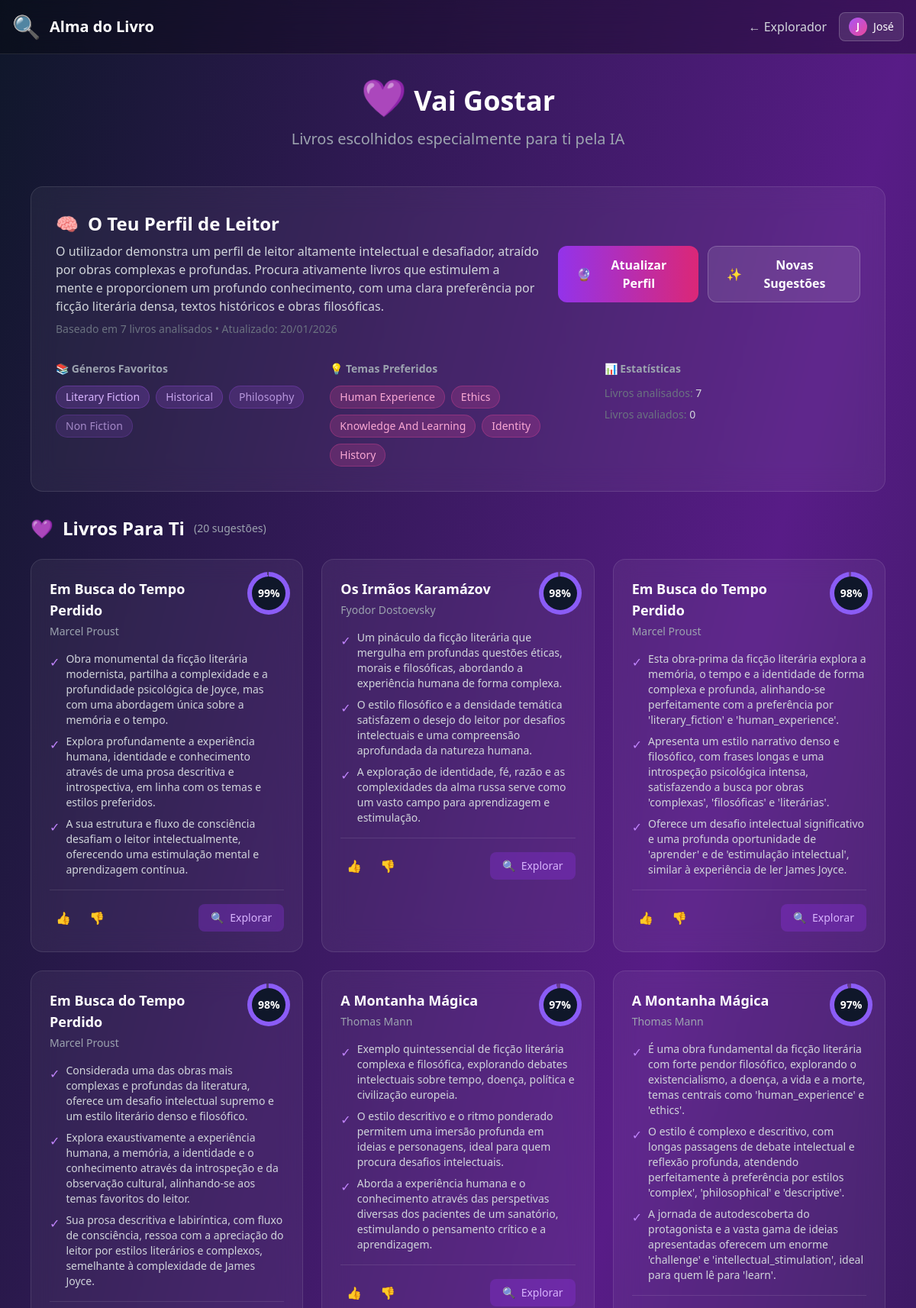
/vai-gostar (signed in, upper part), run on the app's committed database.
### models/book.py (models this page shows, shortened)
class User(UserMixin, db.Model):
    __tablename__ = 'users'
    id = db.Column(db.Integer, primary_key=True, autoincrement=True)
    email = db.Column(db.String(150), unique=True, nullable=False)
    password_hash = db.Column(db.String(256), nullable=False)
    name = db.Column(db.String(150), nullable=False)
    created_at = db.Column(db.DateTime, default=datetime.utcnow)
    last_login = db.Column(db.DateTime, nullable=True)
    is_active = db.Column(db.Boolean, default=True)
    is_verified = db.Column(db.Boolean, default=False)
    is_admin = db.Column(db.Boolean, default=False)
    plan = db.Column(db.String(20), default='free')  # free, pro, premium
    usage_count = db.Column(db.Integer, default=0)  # Monthly usage counter
    usage_reset_date = db.Column(db.DateTime, nullable=True)
    stripe_customer_id = db.Column(db.String(100), nullable=True)
    stripe_subscription_id = db.Column(db.String(100), nullable=True)
    subscription_status = db.Column(db.String(20), default='none')  # none, active, canceled, past_due
    subscription_end_date = db.Column(db.DateTime, nullable=True)
    books = db.relationship('Book', backref='owner', lazy='dynamic')
    subscription_history = db.relationship('SubscriptionHistory', backref='user', lazy='dynamic')

class UserTasteProfile(db.Model):
    __tablename__ = 'user_taste_profiles'
    id = db.Column(db.Integer, primary_key=True, autoincrement=True)
    user_id = db.Column(db.Integer, db.ForeignKey('users.id'), nullable=False, unique=True)
    favorite_genres = db.Column(db.Text, default='{}')  # {"fantasy": 0.8, "romance": 0.6}
    favorite_themes = db.Column(db.Text, default='{}')  # {"redemption": 0.9, "love": 0.7}
    preferred_styles = db.Column(db.Text, default='{}')  # {"descriptive": 0.8, "fast-paced": 0.6}
    favorite_authors = db.Column(db.Text, default='[]')  # ["J.K. Rowling", "Stephen King"]
    liked_books = db.Column(db.Text, default='[]')  # [{"title": "...", "author": "...", "rating": 5}]
    disliked_books = db.Column(db.Text, default='[]')
    prefers_series = db.Column(db.Boolean, default=None)  # True if prefers series over standalone
    prefers_long_books = db.Column(db.Boolean, default=None)
    prefers_complex_plots = db.Column(db.Boolean, default=None)
    reading_moods = db.Column(db.Text, default='{}')  # {"escape": 0.8, "learn": 0.5, "emotion": 0.7}
    taste_summary = db.Column(db.Text, nullable=True)
    books_analyzed = db.Column(db.Integer, default=0)
    last_updated = db.Column(db.DateTime, default=datetime.utcnow)
    created_at = db.Column(db.DateTime, default=datetime.utcnow)
    user = db.relationship('User', backref=db.backref('taste_profile', uselist=False))
    def get_genres(self):
        import json
        try:
            return json.loads(self.favorite_genres or '{}')
        except:
            return {}
    def get_themes(self):
        import json
        try:
            return json.loads(self.favorite_themes or '{}')
        except:
            return {}
    def get_liked_books(self):
        import json
        try:
            return json.loads(self.liked_books or '[]')
        except:
            return []

class BookPrediction(db.Model):
    __tablename__ = 'book_predictions'
    id = db.Column(db.Integer, primary_key=True, autoincrement=True)
    user_id = db.Column(db.Integer, db.ForeignKey('users.id'), nullable=False)
    book_title = db.Column(db.String(300), nullable=False)
    book_author = db.Column(db.String(200), nullable=True)
    match_score = db.Column(db.Float, default=0.0)  # 0-100 percentage
    reasons = db.Column(db.Text, nullable=True)  # JSON list of reasons
    was_explored = db.Column(db.Boolean, default=False)
    user_feedback = db.Column(db.String(20), nullable=True)  # 'liked', 'disliked', 'neutral'
    created_at = db.Column(db.DateTime, default=datetime.utcnow)
    user = db.relationship('User', backref=db.backref('predictions', lazy='dynamic'))
    def get_reasons(self):
        import json
        try:
            return json.loads(self.reasons or '[]')
        except:
            return []

### app.py (the view)
@app.route('/vai-gostar')
@login_required
def vai_gostar_page():
    profile = UserTasteProfile.query.filter_by(user_id=current_user.id).first()
    predictions = BookPrediction.query.filter_by(
        user_id=current_user.id
    ).order_by(BookPrediction.match_score.desc()).limit(20).all()
    analysis_count = AnalysisHistory.query.filter_by(user_id=current_user.id).count()
    return render_template('vai_gostar.html',
                          profile=profile,
                          predictions=predictions,
                          analysis_count=analysis_count)

### templates/vai_gostar.html (shortened to what this page needs)
<!DOCTYPE html>
<html lang="pt">
<head>
    <script src="https://cdn.tailwindcss.com"></script>
    <link rel="stylesheet" href="{{ url_for('static', filename='style.css') }}">
</head>
<body class="min-h-screen bg-gradient-to-br from-slate-900 via-purple-900 to-slate-900">
    <nav class="bg-black/30 backdrop-blur-lg border-b border-white/10 sticky top-0 z-50">
        <div class="max-w-7xl mx-auto px-4 py-4">
            <div class="flex items-center justify-between">
                <a href="/" class="flex items-center gap-3">
                    <span class="text-3xl">🔍</span>
                    <span class="text-xl font-bold text-white">Alma do Livro</span>
                </a>
                <div class="flex items-center gap-4">
                    <a href="/explorer" class="text-gray-300 hover:text-white transition-colors">
                        ← Explorador
                    </a>
                    <a href="{{ url_for('profile') }}" class="flex items-center gap-2 px-3 py-1.5 bg-white/10 hover:bg-white/20 border border-white/20 rounded-lg text-white text-sm transition-all">
                        <span class="w-6 h-6 bg-gradient-to-br from-purple-500 to-pink-500 rounded-full flex items-center justify-center text-xs font-bold">
                            {{ current_user.name[0].upper() }}
                        </span>
                        <span class="hidden sm:inline">{{ current_user.name.split()[0] }}</span>
                    </a>
                </div>
            </div>
        </div>
    </nav>
    <main class="max-w-6xl mx-auto px-4 py-8">
        <div class="text-center mb-12">
            <h1 class="text-4xl font-bold text-white mb-4">
                <span class="text-5xl">💜</span> Vai Gostar
            </h1>
            <p class="text-xl text-gray-400">Livros escolhidos especialmente para ti pela IA</p>
        </div>
        <div class="bg-white/5 backdrop-blur-lg rounded-2xl border border-white/10 p-8 mb-8">
            <div class="flex flex-col md:flex-row items-start md:items-center justify-between gap-6">
                <div>
                    <h2 class="text-2xl font-bold text-white mb-2 flex items-center gap-3">
                        <span>🧠</span> O Teu Perfil de Leitor
                    </h2>
                    {% if profile and profile.taste_summary %}
                        <p class="text-gray-300 max-w-2xl">{{ profile.taste_summary }}</p>
                        <p class="text-sm text-gray-500 mt-2">
                            Baseado em {{ profile.books_analyzed }} livros analisados •
                            Atualizado: {{ profile.last_updated.strftime('%d/%m/%Y') if profile.last_updated else 'Nunca' }}
                        </p>
                    {% endif %}
                </div>
                <div class="flex gap-3">
                    {% if analysis_count >= 3 %}
                        <button onclick="analyzeTaste()" id="analyzeBtn" class="px-6 py-3 bg-gradient-to-r from-purple-600 to-pink-600 hover:from-purple-700 hover:to-pink-700 text-white font-semibold rounded-xl transition-all flex items-center gap-2">
                            <span>🔮</span>
                            <span>{{ 'Atualizar Perfil' if profile else 'Analisar Gostos' }}</span>
                        </button>
                    {% endif %}
                    {% if profile %}
                        <button onclick="generatePredictions()" id="predictBtn" class="px-6 py-3 bg-white/10 hover:bg-white/20 border border-white/20 text-white font-semibold rounded-xl transition-all flex items-center gap-2">
                            <span>✨</span>
                            <span>Novas Sugestões</span>
                        </button>
                    {% endif %}
                </div>
            </div>
            {% if profile %}
                <div class="mt-8 grid md:grid-cols-3 gap-6">
                    <div>
                        <h3 class="text-sm font-semibold text-gray-400 mb-3">📚 Géneros Favoritos</h3>
                        <div class="flex flex-wrap gap-2" id="genreTags">
                            {% for genre, score in profile.get_genres().items() %}
                                <span class="genre-tag px-3 py-1 bg-purple-500/20 border border-purple-500/30 text-purple-300 rounded-full text-sm" style="opacity: {{ score }}">
                                    {{ genre | replace('_', ' ') | title }}
                                </span>
                            {% endfor %}
                        </div>
                    </div>
                    <div>
                        <h3 class="text-sm font-semibold text-gray-400 mb-3">💡 Temas Preferidos</h3>
                        <div class="flex flex-wrap gap-2" id="themeTags">
                            {% for theme, score in profile.get_themes().items() %}
                                <span class="genre-tag px-3 py-1 bg-pink-500/20 border border-pink-500/30 text-pink-300 rounded-full text-sm">
                                    {{ theme | replace('_', ' ') | title }}
                                </span>
                            {% endfor %}
                        </div>
                    </div>
                    <div>
                        <h3 class="text-sm font-semibold text-gray-400 mb-3">📊 Estatísticas</h3>
                        <div class="space-y-2 text-sm">
                            <p class="text-gray-300">
                                <span class="text-gray-500">Livros analisados:</span> {{ profile.books_analyzed }}
                            </p>
                            <p class="text-gray-300">
                                <span class="text-gray-500">Livros avaliados:</span> {{ profile.get_liked_books() | length }}
                            </p>
                        </div>
                    </div>
                </div>
            {% endif %}
        </div>
        <div class="mb-8">
            <h2 class="text-2xl font-bold text-white mb-6 flex items-center gap-3">
                <span>💜</span> Livros Para Ti
                <span class="text-sm font-normal text-gray-400">({{ predictions | length }} sugestões)</span>
            </h2>
            {% if predictions %}
                <div class="grid md:grid-cols-2 lg:grid-cols-3 gap-6" id="predictionsGrid">
                    {% for pred in predictions %}
                        <div class="prediction-card bg-white/5 backdrop-blur-lg rounded-2xl border border-white/10 p-6 relative overflow-hidden" data-id="{{ pred.id }}">
                            <div class="absolute top-4 right-4">
                                <div class="match-ring w-14 h-14 rounded-full flex items-center justify-center" style="--match: {{ pred.match_score }}">
                                    <div class="w-11 h-11 bg-slate-900 rounded-full flex items-center justify-center">
                                        <span class="text-white font-bold text-sm">{{ pred.match_score | int }}%</span>
                                    </div>
                                </div>
                            </div>
                            <div class="pr-16">
                                <h3 class="text-lg font-bold text-white mb-1 line-clamp-2">{{ pred.book_title }}</h3>
                                <p class="text-gray-400 text-sm mb-4">{{ pred.book_author }}</p>
                            </div>
                            <div class="space-y-2 mb-4">
                                {% for reason in pred.get_reasons()[:3] %}
                                    <div class="flex items-start gap-2">
                                        <span class="text-purple-400 mt-0.5">✓</span>
                                        <span class="text-gray-300 text-sm">{{ reason }}</span>
                                    </div>
                                {% endfor %}
                            </div>
                            <div class="flex items-center justify-between pt-4 border-t border-white/10">
                                <div class="flex gap-2">
                                    <button onclick="giveFeedback({{ pred.id }}, 'liked')" class="p-2 hover:bg-green-500/20 rounded-lg transition-colors {% if pred.user_feedback == 'liked' %}bg-green-500/20 text-green-400{% else %}text-gray-400{% endif %}" title="Gostei">
                                        👍
                                    </button>
                                    <button onclick="giveFeedback({{ pred.id }}, 'disliked')" class="p-2 hover:bg-red-500/20 rounded-lg transition-colors {% if pred.user_feedback == 'disliked' %}bg-red-500/20 text-red-400{% else %}text-gray-400{% endif %}" title="Não gostei">
                                        👎
                                    </button>
                                </div>
                                <a href="/explorer?book={{ pred.book_title | urlencode }}" class="px-4 py-2 bg-purple-600/30 hover:bg-purple-600/50 text-purple-300 rounded-lg text-sm transition-all flex items-center gap-2">
                                    <span>🔍</span>
                                    <span>Explorar</span>
                                </a>
                            </div>
                        </div>
                    {% endfor %}
                </div>
            {% endif %}
        </div>
    </main>
</body>
</html>

### data on the page
User: name "J", name "José"
UserTasteProfile: taste_summary "O utilizador demonstra um perfil de leitor altamente intelectual e desafiador, atraído por obras complexas e profundas. Procura ativamente livros que estimulem a mente e proporcionem um profundo conhecimento, com uma clara preferência por ficção literária densa, textos históricos e obras filosóficas.", books_analyzed "7", last_updated "20/01/2026"
BookPrediction: match_score "99", book_title "Em Busca do Tempo Perdido", book_author "Marcel Proust", 3 "Obra monumental da ficção literária modernista, partilha a complexidade e a profundidade psicológica de Joyce, mas com uma abordagem única sobre a memória e o tempo." "Explora profundamente a experiência humana, identidade e conhecimento através de uma prosa descritiva e introspectiva, em linha com os temas e estilos preferidos." "A sua estrutura e fluxo de consciência desafiam o leitor intelectualmente, oferecendo uma estimulação mental e aprendizagem contínua."
BookPrediction: match_score "98", book_title "Os Irmãos Karamázov", book_author "Fyodor Dostoevsky", 3 "Um pináculo da ficção literária que mergulha em profundas questões éticas, morais e filosóficas, abordando a experiência humana de forma complexa." "O estilo filosófico e a densidade temática satisfazem o desejo do leitor por desafios intelectuais e uma compreensão aprofundada da natureza humana." "A exploração de identidade, fé, razão e as complexidades da alma russa serve como um vasto campo para aprendizagem e estimulação."
BookPrediction: match_score "98", book_title "Em Busca do Tempo Perdido", book_author "Marcel Proust", 3 "Esta obra-prima da ficção literária explora a memória, o tempo e a identidade de forma complexa e profunda, alinhando-se perfeitamente com a preferência por 'literary_fiction' e 'human_experience'." "Apresenta um estilo narrativo denso e filosófico, com frases longas e uma introspeção psicológica intensa, satisfazendo a busca por obras 'complexas', 'filosóficas' e 'literárias'." "Oferece um desafio intelectual significativo e uma profunda oportunidade de 'aprender' e de 'estimulação intelectual', similar à experiência de ler James Joyce."
BookPrediction: match_score "98", book_title "Em Busca do Tempo Perdido", book_author "Marcel Proust", 3 "Considerada uma das obras mais complexas e profundas da literatura, oferece um desafio intelectual supremo e um estilo literário denso e filosófico." "Explora exaustivamente a experiência humana, a memória, a identidade e o conhecimento através da introspeção e da observação cultural, alinhando-se aos temas favoritos do leitor." "Sua prosa descritiva e labiríntica, com fluxo de consciência, ressoa com a apreciação do leitor por estilos literários e complexos, semelhante à complexidade de James Joyce."
BookPrediction: match_score "97", book_title "A Montanha Mágica", book_author "Thomas Mann", 3 "Exemplo quintessencial de ficção literária complexa e filosófica, explorando debates intelectuais sobre tempo, doença, política e civilização europeia." "O estilo descritivo e o ritmo ponderado permitem uma imersão profunda em ideias e personagens, ideal para quem procura desafios intelectuais." "Aborda a experiência humana e o conhecimento através das perspetivas diversas dos pacientes de um sanatório, estimulando o pensamento crítico e a aprendizagem."
BookPrediction: match_score "97", book_title "A Montanha Mágica", book_author "Thomas Mann", 3 "É uma obra fundamental da ficção literária com forte pendor filosófico, explorando o existencialismo, a doença, a vida e a morte, temas centrais como 'human_experience' e 'ethics'." "O estilo é complexo e descritivo, com longas passagens de debate intelectual e reflexão profunda, atendendo perfeitamente à preferência por estilos 'complex', 'philosophical' e 'descriptive'." "A jornada de autodescoberta do protagonista e a vasta gama de ideias apresentadas oferecem um enorme 'challenge' e 'intellectual_stimulation', ideal para quem lê para 'learn'."

### other printed values
{{ 'Atualizar Perfil' if profile else 'Analisar Gostos' }} "Atualizar Perfil"
{{ genre | replace('_', ' ') | title }} "Literary Fiction" "Historical" "Philosophy" "Non Fiction"
{{ theme | replace('_', ' ') | title }} "Human Experience" "Ethics" "Knowledge And Learning" "Identity" "History"
{{ profile.get_liked_books() | length }} "0"
{{ predictions | length }} "20"
